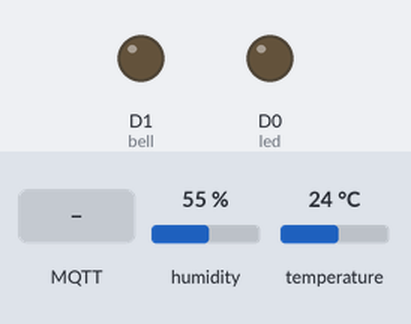
The sketch below on a simulated ESP8266 (NodeMCU). On the bench: output pins drawn as LEDs (lit = HIGH). Dashed ring = blinking. The inputs (shaded band) are chosen by the test bench; at power-on: humidity 55 %, temperature 24 °C. WiFi joins after 1.5 s; servers stay silent unless stated; no MQTT or app messages arrive unless stated; what the sketch prints to the serial monitor is not drawn.

Above: at 2.7 s.
2.8 s: MQTT message "ON" arrives on the first subscribed topic
At 3.7 s:
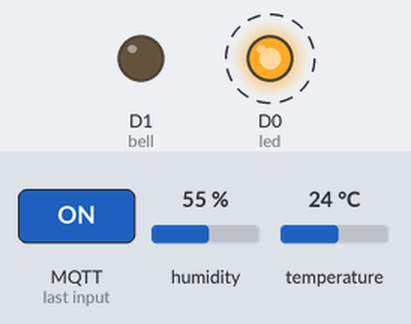
7.8 s: MQTT message "ON" arrives on the second subscribed topic
At 8.7 s:
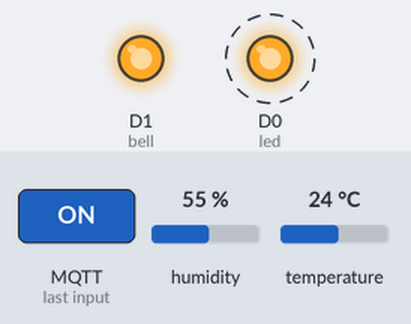
Timing chart, 0 to 20.8 s (numbered marks = the images above; inputs shaded):
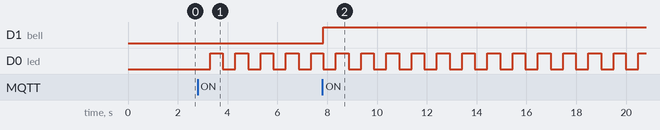

The sketch:

sensor_data.ino
```cpp
#include "DHT.h"
#include <ESP8266WiFi.h>
#include <PubSubClient.h>
#include "ArduinoJson.h"
#include <Wire.h>

#define ssid "TP-Link_3ADE"
#define password "55751667"
#define mqtt_server "192.168.1.104"
const uint16_t mqtt_port = 1883;

#define DHTPIN D6
#define DHTTYPE DHT11

DHT dht(DHTPIN, DHTTYPE);
WiFiClient espClient;
PubSubClient client(espClient);

int led = D0; // Đèn cảnh báo
int bell = D1; // Chuông báo động

void setup() {
  Serial.begin(115200);
  Wire.begin();
  setup_wifi();
  client.setServer(mqtt_server, mqtt_port);
  client.setCallback(callback);

  if (!client.connected())
  {
    reconnect();
  }
  client.subscribe("led");
  client.subscribe("bell");
  pinMode(led,OUTPUT);
  pinMode(bell,OUTPUT);
  dht.begin();
}

void setup_wifi()
{
  delay(10);
  Serial.println();
  Serial.print("Connecting to ");
  Serial.println(ssid);
  WiFi.begin(ssid, password);
  while (WiFi.status() != WL_CONNECTED)
  {
    delay(500);
    Serial.print(".");
  }
  Serial.println("WiFi connected");
  Serial.println("IP address: ");
  Serial.println(WiFi.localIP());
}

void reconnect()
{
  while (!client.connected()) // Chờ tới khi kết nối
  {
    if (client.connect("TrungVan-ESP8266")){
      Serial.println("Đã kết nối:");
      //đăng kí nhận dữ liệu từ topic
      client.subscribe("led");
      client.subscribe("bell");
    }
    else{
      // in ra trạng thái của client khi không kết nối được với broker
      Serial.print("Lỗi:, rc=");
      Serial.print(client.state());
      Serial.println(" Try again in 5 seconds");
      delay(5000);
    }
  }
}

void callback(char *topic, byte *payload, unsigned int length)
{
  Serial.print("Topic: ");  //in ra tên của topic và nội dung nhận được
  Serial.println(topic);
  char p[length + 1];
  memcpy(p, payload, length);
  p[length] = NULL;
  String message(p);
  if (String(topic) == "led"){
    if (message == "ON"){
      digitalWrite(led, HIGH);
      Serial.print("LED ON ");
    }
    if (message == "OFF"){
      digitalWrite(led, LOW);
      Serial.print("LED OFF ");
    }
  }

  if (String(topic) == "bell"){
    if (message == "ON"){
      digitalWrite(bell, HIGH);
      Serial.print("BELL ON ");
    }
    if (message == "OFF"){
      digitalWrite(bell, LOW);
      Serial.print("BELL OFF ");
    }
  }
  Serial.println(message);
}

void blinkLed(){
  digitalWrite(led, LOW);
  delay(500);
  digitalWrite(led, HIGH);
  delay(500);
}

int buttonState = 0;
long last = 0;
void loop() {
  client.loop();
  buttonState = digitalRead(led);
  if (buttonState == HIGH) {
    blinkLed();
  }
  else if (buttonState == LOW) {
    digitalWrite(led, LOW);
  }
  long now = millis();
  if(now - last > 2000){
    last = now;
    int h = dht.readHumidity();
    float t = dht.readTemperature();
    if (isnan(h) || isnan(t)){
       Serial.println("Failed to read from DHT sensor!");
       return;
    }

    StaticJsonDocument<100> doc;
    doc["Temperature"] = t;
    doc["Humidity"] = h;

    char buffer[100];
    serializeJson(doc, buffer);
    client.publish("temperature-humidity", buffer);
    Serial.print("Data from sensor:");
    Serial.println(buffer);
  }
}
```

Measured:
- after the input at 2.8 s, D0 (led): alternates HIGH for 0.51 s and LOW for 0.50 s, starting after 0.50 s
- after the input at 7.8 s, D1 (bell): LOW → HIGH after 0.05 s
